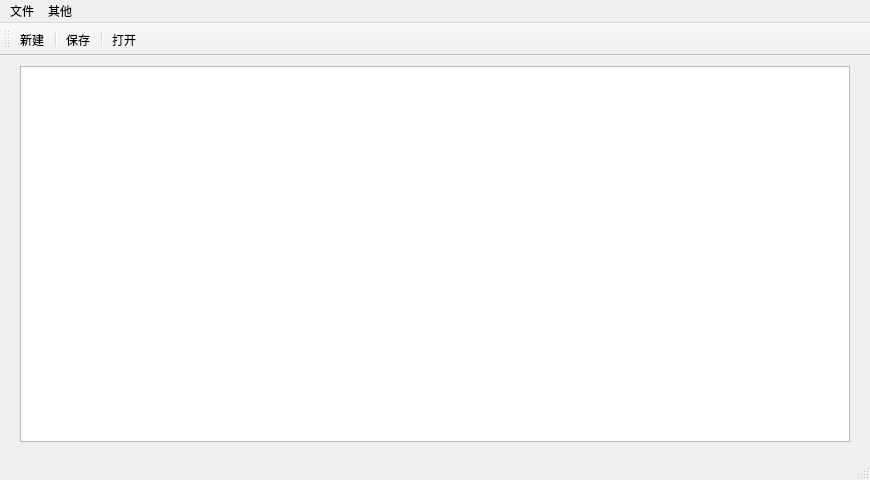
<?xml version="1.0" encoding="UTF-8"?>
<ui version="4.0">
 <class>NotePadMainWindowClass</class>
 <widget class="QMainWindow" name="NotePadMainWindowClass">
  <property name="geometry">
   <rect>
    <x>0</x>
    <y>0</y>
    <width>870</width>
    <height>480</height>
   </rect>
  </property>
  <property name="windowTitle">
   <string>NotePadMainWindow</string>
  </property>
  <widget class="QWidget" name="centralWidget">
   <layout class="QVBoxLayout" name="verticalLayout">
    <property name="leftMargin">
     <number>20</number>
    </property>
    <property name="topMargin">
     <number>10</number>
    </property>
    <property name="rightMargin">
     <number>20</number>
    </property>
    <property name="bottomMargin">
     <number>10</number>
    </property>
    <item>
     <widget class="QPlainTextEdit" name="textContent"/>
    </item>
    <item>
     <widget class="QFrame" name="frame">
      <property name="frameShape">
       <enum>QFrame::StyledPanel</enum>
      </property>
      <property name="frameShadow">
       <enum>QFrame::Raised</enum>
      </property>
     </widget>
    </item>
   </layout>
  </widget>
  <widget class="QMenuBar" name="menuBar">
   <property name="geometry">
    <rect>
     <x>0</x>
     <y>0</y>
     <width>870</width>
     <height>23</height>
    </rect>
   </property>
   <widget class="QMenu" name="menu">
    <property name="title">
     <string>文件</string>
    </property>
    <widget class="QMenu" name="menu_2">
     <property name="title">
      <string>其他</string>
     </property>
     <addaction name="actionSettings"/>
     <addaction name="actionHelp"/>
    </widget>
    <addaction name="actionNew"/>
    <addaction name="actionOpen"/>
    <addaction name="actionSave"/>
    <addaction name="menu_2"/>
   </widget>
   <widget class="QMenu" name="menu_3">
    <property name="title">
     <string>其他</string>
    </property>
   </widget>
   <addaction name="menu"/>
   <addaction name="menu_3"/>
  </widget>
  <widget class="QToolBar" name="mainToolBar">
   <attribute name="toolBarArea">
    <enum>TopToolBarArea</enum>
   </attribute>
   <attribute name="toolBarBreak">
    <bool>false</bool>
   </attribute>
   <addaction name="actionNew"/>
   <addaction name="separator"/>
   <addaction name="actionSave"/>
   <addaction name="separator"/>
   <addaction name="actionOpen"/>
  </widget>
  <widget class="QStatusBar" name="statusBar"/>
  <action name="actionNew">
   <property name="icon">
    <iconset resource="MyApplication.qrc">
     <normaloff>:/image/image/new_file.png</normaloff>:/image/image/new_file.png</iconset>
   </property>
   <property name="text">
    <string>新建</string>
   </property>
  </action>
  <action name="actionSave">
   <property name="icon">
    <iconset resource="MyApplication.qrc">
     <normaloff>:/image/image/sava_file.png</normaloff>:/image/image/sava_file.png</iconset>
   </property>
   <property name="text">
    <string>保存</string>
   </property>
   <property name="toolTip">
    <string>保存</string>
   </property>
  </action>
  <action name="actionOpen">
   <property name="icon">
    <iconset resource="MyApplication.qrc">
     <normaloff>:/image/image/open_file.png</normaloff>:/image/image/open_file.png</iconset>
   </property>
   <property name="text">
    <string>打开</string>
   </property>
   <property name="toolTip">
    <string>打开</string>
   </property>
  </action>
  <action name="actionSettings">
   <property name="icon">
    <iconset resource="MyApplication.qrc">
     <normaloff>:/image/image/settings.png</normaloff>:/image/image/settings.png</iconset>
   </property>
   <property name="text">
    <string>设置</string>
   </property>
  </action>
  <action name="actionHelp">
   <property name="icon">
    <iconset resource="MyApplication.qrc">
     <normaloff>:/image/image/icon_help.png</normaloff>:/image/image/icon_help.png</iconset>
   </property>
   <property name="text">
    <string>帮助</string>
   </property>
  </action>
 </widget>
 <layoutdefault spacing="6" margin="11"/>
 <resources>
  <include location="MyApplication.qrc"/>
 </resources>
 <connections/>
</ui>
